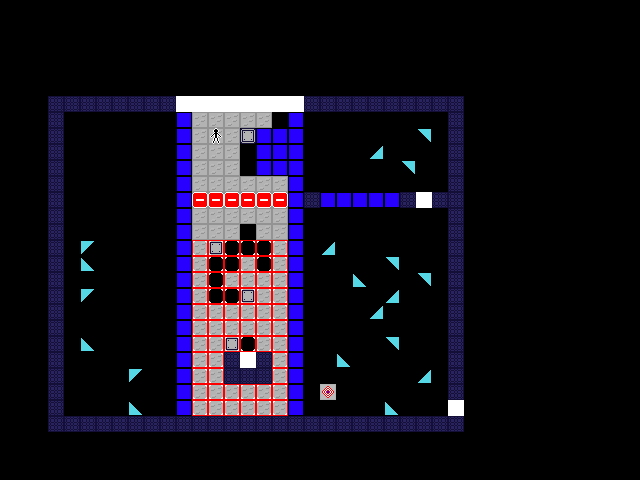

Rendered tile map (Tiled .tmx) drawn with the repository's tilesets; below, a short description and the map source with its tile grids summarised:
An orthogonal 40x30 tile map with 16x16 px tiles, 5 tile layers (tiles, pieces, pieces2, pieces3, ...).

<map version="1.10" tiledversion="1.11.0" orientation="orthogonal" renderorder="right-down" width="40" height="30" tilewidth="16" tileheight="16" infinite="0" nextlayerid="8" nextobjectid="7">
 <tileset firstgid="1" name="tiles" tilewidth="16" tileheight="16" tilecount="81" columns="9">
  <image source="tiles.png" width="144" height="144" />
 </tileset>
 <layer id="1" name="tiles" width="40" height="30">
  <data>[1200 cells, 235 non-empty, 6 distinct tile ids]</data>
 </layer>
 <layer id="2" name="pieces" width="40" height="30">
  <data>[1200 cells, 29 non-empty, 6 distinct tile ids]</data>
 </layer>
 <layer id="6" name="pieces2" width="40" height="30">
  <data>[1200 cells, 60 non-empty, 1 distinct tile ids]</data>
 </layer>
 <layer id="7" name="pieces3" width="40" height="30">
  <data>[1200 cells, 0 non-empty, 0 distinct tile ids]</data>
 </layer>
 <layer id="3" name="actors" width="40" height="30">
  <data>[1200 cells, 1 non-empty, 1 distinct tile ids]</data>
 </layer>
 <objectgroup id="5" name="connectors" />
</map>
